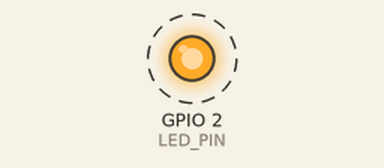
A sketch run on a simulated ESP32. Parts: output pins drawn as LEDs (lit = HIGH). Dashed ring = blinking.

Above: at 0.2 s.
Timing chart, 0 to 3.0 s (numbered marks = the images above):
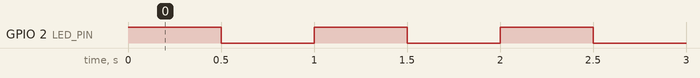

Measured:
- by itself, GPIO 2 (LED_PIN): alternates HIGH for 0.50 s and LOW for 0.50 s

The sketch:

Part3_1.ino
```cpp
#if CONFIG_FREERTOS_UNICORE
static const BaseType_t app_cpu =0;
#else
static const BaseType_t app_cpu =1;
#endif

static const int LED_PIN = LED_BUILTIN;     // configure the internal LED

// Task : Blink a LED
void blinkLED (void*parameter){             // as this is FREERTOS function, this returns only the void pointer parameter
  while(1){
    digitalWrite(LED_PIN ,HIGH);
    vTaskDelay(500/portTICK_PERIOD_MS);     // this fuction tells sheduler to run other tasks until specified delay time is up
    digitalWrite(LED_PIN,LOW);
    vTaskDelay(500/portTICK_PERIOD_MS);
  }
}

void setup() {
    pinMode (LED_PIN , OUTPUT);     // configure the LED

 //Task run forever
    xTaskCreatePinnedToCore(
    blinkLED,                       // function to be called
   "blinkLED",                      // name of the function
   1024,                            // stack size (bytes in ESP32, words in RTOS)
   NULL,                            // parameter to pass to function
   1,                               // task priority (0 to configMAX_PRIORITIES-1)
   NULL,                            // task handle
   app_cpu);                        // run on one core
}

void loop() {
  // put your main code here, to run repeatedly:
}
```
